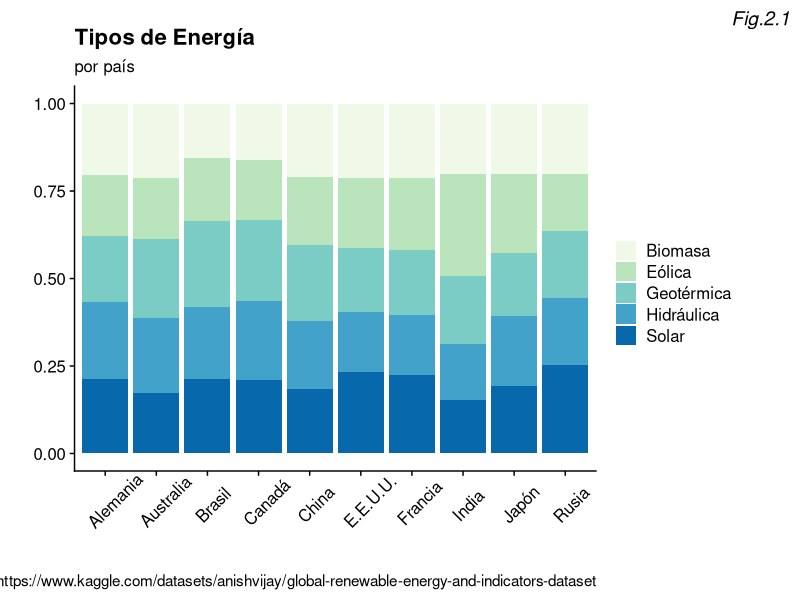
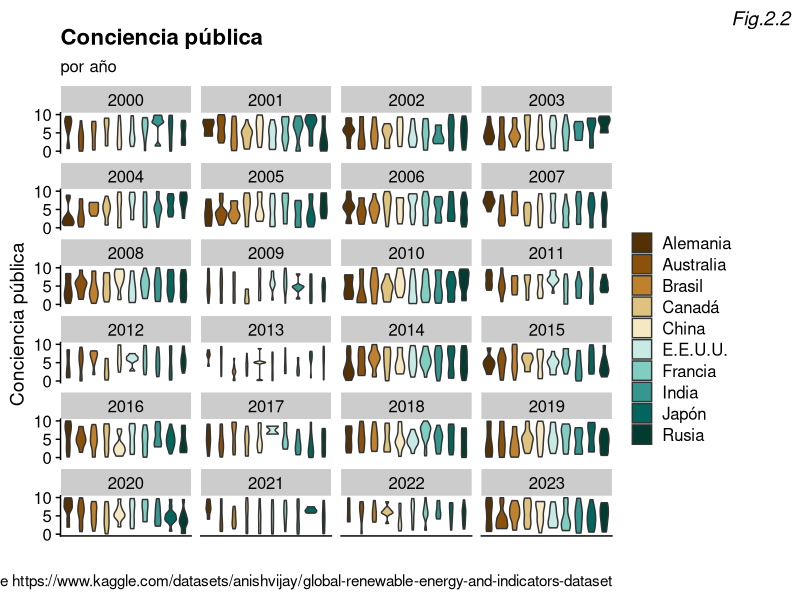
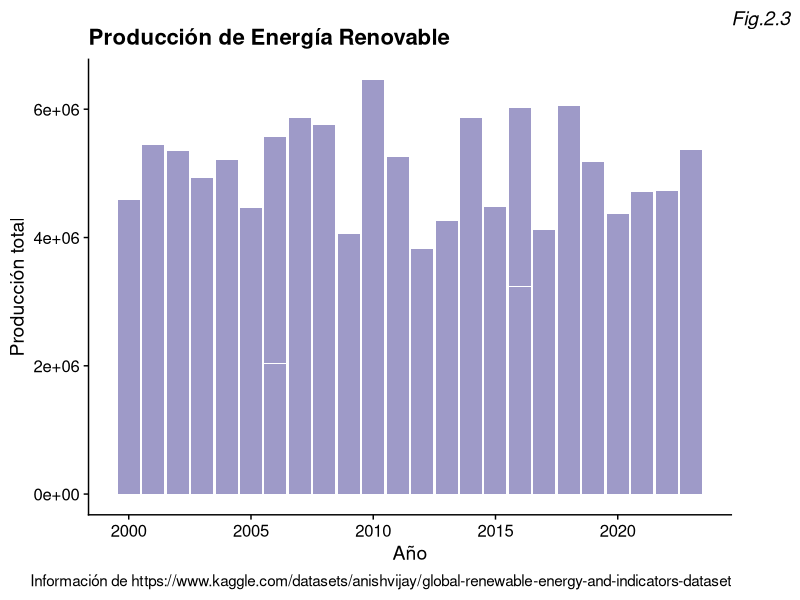
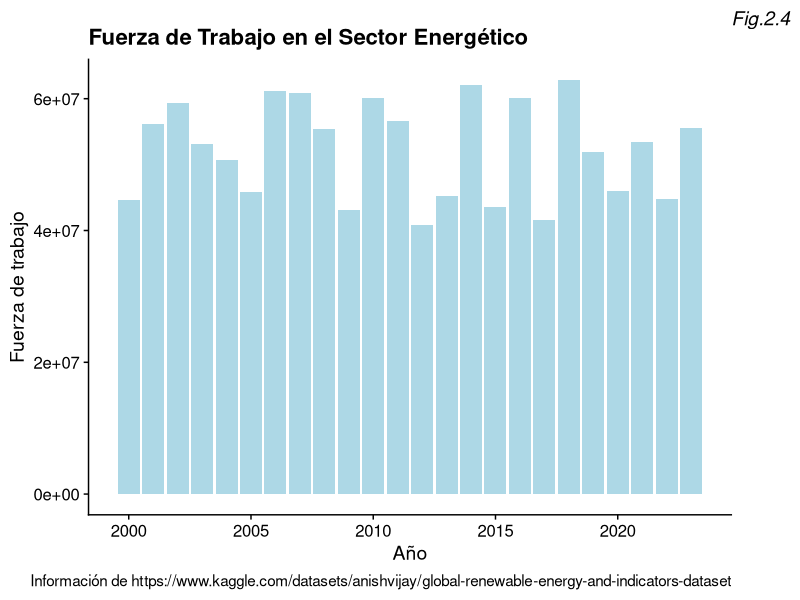
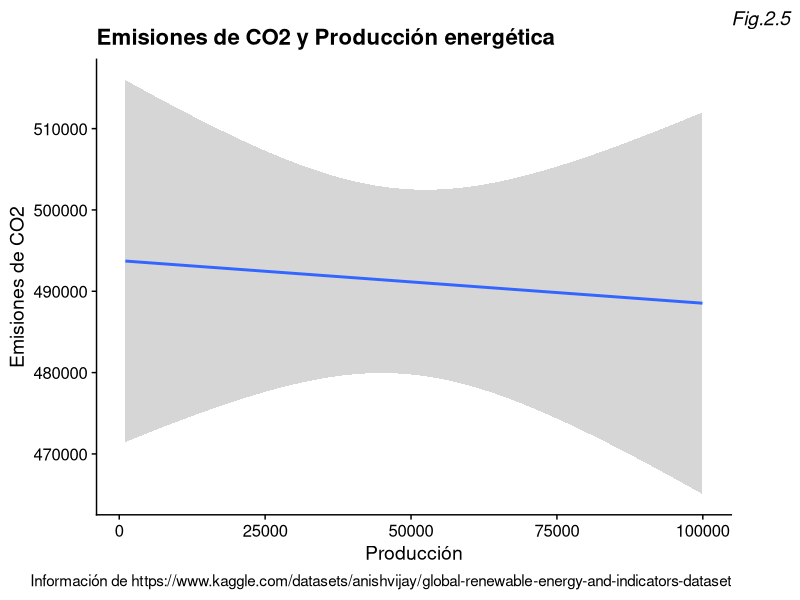
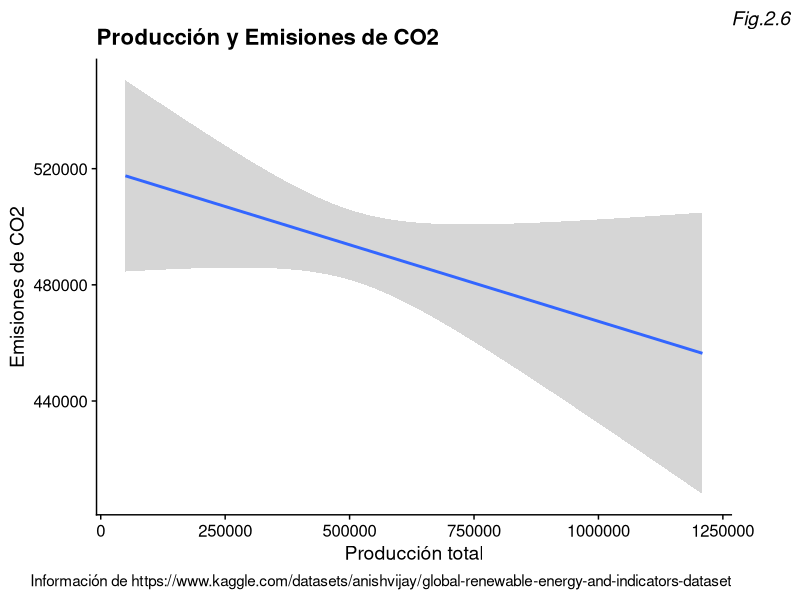
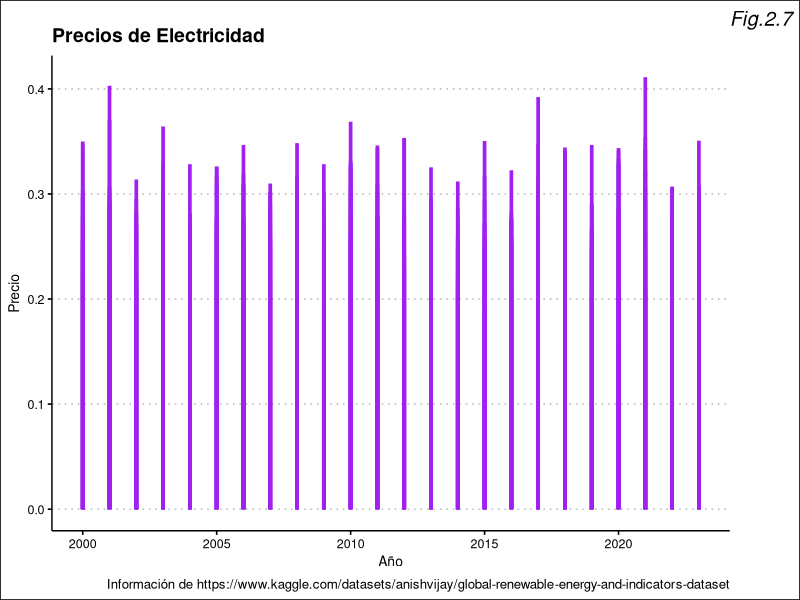
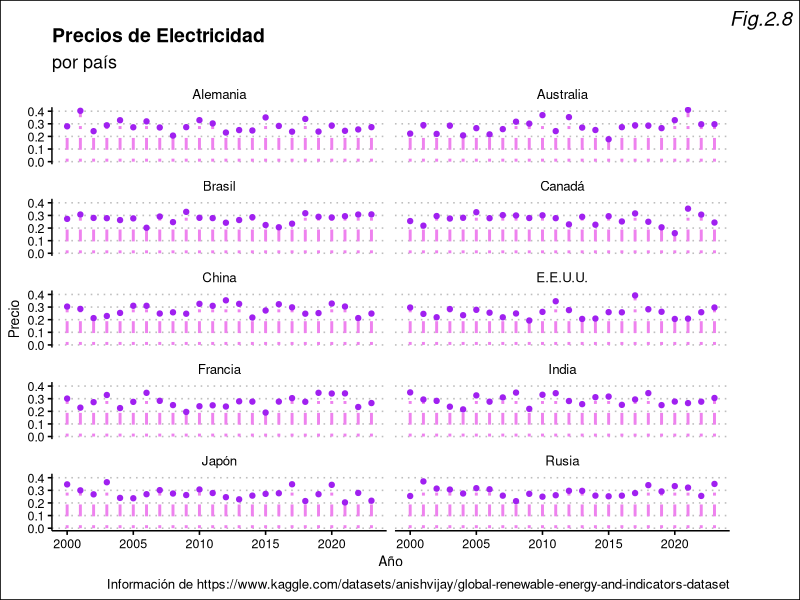

Write R code to recreate these figures, in order.
## ---- chunk 1
library(ggplot2)
library(dplyr)
library(palmerpenguins)
library(ggthemes)
library(knitr)
library(cowplot)
library(tidyr)
library(purrr)
## ---- chunk 2
original <- read.csv("data/complete_renewable_energy_dataset.csv")
df <- original|> mutate(Country = case_when(
  Country == "Brazil"~"Brasil", Country == "Canada" ~ "Canadá", 
  Country == "France"~"Francia", Country == "Germany"~"Alemania", 
  Country == "Japan"~"Japón", Country == "Russia"~"Rusia", 
  Country == "USA"~"E.E.U.U.", Country == "Australia"~"Australia",
  Country == "China"~"China", Country == "India"~"India",
  TRUE~"Other")) %>% mutate(Energy.Type = case_when(
  Energy.Type == "Solar"~"Solar", Energy.Type == "Biomass" ~ "Biomasa", 
  Energy.Type == "Wind"~"Eólica", Energy.Type == "Hydro"~"Hidráulica", 
  Energy.Type == "Geothermal"~"Geotérmica", TRUE~"Other"))
df$Government.Policies <- as.logical(original$Government.Policies)
df$Renewable.Energy.Targets <- as.logical(original$Renewable.Energy.Targets)
df$Energy.Efficiency.Programs <- as.logical(original$Energy.Efficiency.Programs)
df$Energy.Market.Liberalization <- as.logical(original$Energy.Efficiency.Programs)
df$Technology.Transfer.Agreements <- as.logical(original$Technology.Transfer.Agreements)
df$Renewable.Energy.Education.Programs <- as.logical(original$Renewable.Energy.Education.Programs)
df$Natural.Disasters <- as.logical(original$Natural.Disasters)
df$Public.Private.Partnerships.in.Energy <- as.logical(original$Public.Private.Partnerships.in.Energy)
df$Regional.Renewable.Energy.Cooperation <- as.logical(original$Regional.Renewable.Energy.Cooperation)
## ---- chunk 3
most_important <- select(df, c("Country", "Year", "Production..GWh.", "R.D.Expenditure",  "Energy.Storage.Capacity", "Energy.Consumption", "Energy.Imports", "Energy.Exports", "Government.Policies", "Energy.Efficiency.Programs", "Energy.Type", , "CO2.Emissions",  "Investments..USD.", "Public.Awareness", "Educational.Level", "Political.Stability", "Corruption.Perception.Index", "Control.of.Corruption", "Proportion.of.Energy.from.Renewables", "Electricity.Prices", "Renewable.Energy.Education.Programs",  "Energy.Sector.Workforce"))
most_important <- most_important[order(most_important$Year),]
colnames(most_important)
## ---- chunk 4
ggplot(df, aes(x = Country, fill = Energy.Type)) +
  geom_bar(position = "fill") +
  scale_fill_brewer(type = "seq", palette = 4)  +
  labs(
    title = "Tipos de Energía",
    subtitle = "por país",
    x = "",
    y = "",
    fill = "",
    caption= "Información de https://www.kaggle.com/datasets/anishvijay/global-renewable-energy-and-indicators-dataset",
      tag = "Fig.2.1"
  ) +
  cowplot::theme_cowplot() +
  theme(axis.text.x = element_text(angle=45, vjust=.5, hjust=0.3),
        plot.tag.position = "topright",
        plot.tag = element_text(face = "italic"))
## ---- chunk 5
ggplot(df, aes(x=Country, y=Public.Awareness, fill=Country)) + 
  geom_violin() +
  facet_wrap(~Year, ncol = 4) +
  scale_fill_brewer(type = "div", palette = 1) +
  labs(
    title = "Conciencia pública",
    subtitle = "por año",
    x = "",
    y = "Conciencia pública",
    fill = "",
    caption= "Información de https://www.kaggle.com/datasets/anishvijay/global-renewable-energy-and-indicators-dataset",
      tag = "Fig.2.2"
  ) +
  scale_y_continuous(breaks=c(0.0,5.0, 10.0)) +
  theme_cowplot()+
  theme(axis.ticks.x = element_blank(), axis.text.x = element_blank(),
        plot.tag.position = "topright",
        plot.tag = element_text(face = "italic"))
## ---- chunk 6
ggplot(df, aes(x = Year, y = Production..GWh.)) +
  geom_col(fill = "#9e9ac8") +
  labs(
    title = "Producción de Energía Renovable",
    x = "Año",
    y = "Producción total",
    caption= "Información de https://www.kaggle.com/datasets/anishvijay/global-renewable-energy-and-indicators-dataset",
      tag = "Fig.2.3"
  ) +
  theme_cowplot()+
  theme(plot.tag.position = "topright",
        plot.tag = element_text(face = "italic"))
## ---- chunk 7
ggplot(df, aes(x = Year, y = Energy.Sector.Workforce)) +
  geom_col(fill = "lightblue") +
  labs(
    title = "Fuerza de Trabajo en el Sector Energético",
    x = "Año",
    y = "Fuerza de trabajo",
    caption= "Información de https://www.kaggle.com/datasets/anishvijay/global-renewable-energy-and-indicators-dataset",
      tag = "Fig.2.4"
  ) +
  theme_cowplot()+
  theme(plot.tag.position = "topright",
        plot.tag = element_text(face = "italic"))
## ---- chunk 8
ggplot(df, aes(x = Production..GWh., y = CO2.Emissions)) +
  geom_smooth(method = "lm") +
  labs(
    title = "Emisiones de CO2 y Producción energética",
    x = "Producción",
    y = "Emisiones de CO2",
    caption= "Información de https://www.kaggle.com/datasets/anishvijay/global-renewable-energy-and-indicators-dataset",
      tag = "Fig.2.5"
  )+
  theme_cowplot()+
  theme(plot.tag.position = "topright",
        plot.tag = element_text(face = "italic"))
## ---- chunk 9
annual <- df %>% group_by(Year, Country) %>% summarise(avg_electricity_price = mean(Electricity.Prices), avg_production = sum(Production..GWh.), avg_investment = sum(Investments..USD.), avg_CO2_emissions = mean(CO2.Emissions))
annual
## ---- chunk 10
ggplot(annual, aes(x = avg_production, y = avg_CO2_emissions)) +
  geom_smooth(method = "lm") +
   labs(
    title = "Producción y Emisiones de CO2",
    x = "Producción total",
    y = "Emisiones de CO2",
    caption= "Información de https://www.kaggle.com/datasets/anishvijay/global-renewable-energy-and-indicators-dataset",
      tag = "Fig.2.6"
  )+
  theme_cowplot()+
  theme(plot.tag.position = "topright",
        plot.tag = element_text(face = "italic"))
## ---- chunk 11
ggplot(annual, aes(x=Year, y=avg_electricity_price)) +
  geom_segment( aes(x=Year, xend=Year, y=0, yend=avg_electricity_price) , color="purple", lwd = 1.25) +
  labs(
    title = "Precios de Electricidad",
    x = "Año",
    y = "Precio",
    caption= "Información de https://www.kaggle.com/datasets/anishvijay/global-renewable-energy-and-indicators-dataset",
      tag = "Fig.2.7"
  ) +
  theme_clean()+
  theme(plot.tag.position = "topright",
        plot.tag = element_text(face = "italic"))
## ---- chunk 12
ggplot(annual, aes(x=Year, y=avg_electricity_price)) +
  geom_segment( aes(x=Year, xend=Year, y=0, yend=avg_electricity_price) , size=1, color="violet", linetype="dotdash" ) +
  geom_point(color = "purple") +
  facet_wrap(~Country, ncol = 2) +
  labs(
    title = "Precios de Electricidad",
    subtitle = "por país",
    x = "Año",
    y = "Precio",
    caption= "Información de https://www.kaggle.com/datasets/anishvijay/global-renewable-energy-and-indicators-dataset",
      tag = "Fig.2.8"
  ) +
  theme_clean()+
  theme(plot.tag.position = "topright",
        plot.tag = element_text(face = "italic"))
## ---- chunk 13
variables <- data.frame(
  Variable = c(
    "Precios de la electricidad",
    "Producción",
    "Estabilidad Política",
    "Conciencia pública"
  ),
  Importancia = c(
    "La electricidad es un aspecto fundamental para determinar la calidad de vida de las personas, pues permite realizar varias actividades cotidianas, como cocinar o mantener el calor.",
    "Permite visualizar la evolución de los indicadores de bienestar con respecto a los cambios en producción energética; de modo que se pueda concluir el impacto que tiene la energía renovable en la sociedad.",
    "El contexto político de los países está estrechamente relacionado con la calidad de vida de los habitantes; se pretende relacionar dicha estabilidad con la producción de energías renovables.",
    "La aceptación pública es un factor importante en la cantidad de inversión destinada a la producción o desarrollo de energías renovables. La aceptación pública depende de la información disponible al público general, como los programas educativos y su nivel educativo."
  )
)
kable(variables, caption = "Tabla de Variables Relevantes")
## ---- chunk 14
kable(head(most_important, 20), "simple")
## ---- chunk 15
summary(most_important)
## ---- chunk 16
annual <- df %>% group_by(Year, Country) %>% summarise(avg_electricity_price = mean(Electricity.Prices), avg_production = sum(Production..GWh.), avg_investment = sum(Investments..USD.), avg_CO2_emissions = mean(CO2.Emissions))
annual
## ---- chunk 17
ggplot(annual, aes(x = Year, y = avg_electricity_price)) +
  geom_line() +
  facet_wrap(~Country, ncol = 3) +
  labs(
    title = "Precios de Electricidad",
    subtitle = "por país",
    x = "Año",
    y = "Precio",
    caption= "Información de https://www.kaggle.com/datasets/anishvijay/global-renewable-energy-and-indicators-dataset",
      tag = "Fig.2.9"
  )+
  scale_x_continuous(breaks=c(2000, 2010, 2020))+
  theme_clean()+
  theme(plot.tag.position = "topright",
        plot.tag = element_text(face = "italic"))
## ---- chunk 18
ggplot(annual, aes(x = Year, y = avg_production)) +
  geom_line() +
  facet_wrap(~Country, ncol = 3) +
  labs(
    title = "Producción Energética",
    subtitle = "por país",
    x = "Año",
    y = "Producción",
    caption= "Información de https://www.kaggle.com/datasets/anishvijay/global-renewable-energy-and-indicators-dataset",
      tag = "Fig.2.10"
  )+
  scale_x_continuous(breaks=c(2000, 2010, 2020))+
  theme_clean()+
  theme(plot.tag.position = "topright",
        plot.tag = element_text(face = "italic"))
## ---- chunk 19
ggplot(annual, aes(x = avg_production, y = avg_electricity_price))+
  geom_line()+
  facet_wrap(~Country, ncol = 2) +
  labs(
    title = "Producción y Precios de Electricidad",
    subtitle = "por país",
    x = "Producción",
    y = "Precio",
    caption= "Información de https://www.kaggle.com/datasets/anishvijay/global-renewable-energy-and-indicators-dataset",
      tag = "Fig.2.11"
  ) +
  scale_y_continuous(breaks=c(0.20, 0.30, 0.4))+
  scale_x_continuous(breaks=c(0, 625000, 1250000))+
  theme_clean()+
  theme(plot.tag.position = "topright",
        plot.tag = element_text(face = "italic"))
## ---- chunk 20
ggplot(annual, aes(x = Year, y = avg_CO2_emissions)) +
  geom_smooth() +
  facet_wrap(~Country) +
  labs(
    title = "Emisiones Totales de CO2",
    subtitle = "por país",
    x = "Año",
    y = "Emisiones de CO2",
    caption= "Información de https://www.kaggle.com/datasets/anishvijay/global-renewable-energy-and-indicators-dataset",
      tag = "Fig.2.12"
  ) +
  theme_cowplot() +
  scale_y_continuous(breaks=c(3e+05, 5e+05, 7e+05)) +
  scale_x_continuous(breaks = c(2000, 2010, 2020))+
  theme(plot.tag.position = "topright",
        plot.tag = element_text(face = "italic"))
## ---- chunk 21
ggplot(annual, aes(x = avg_production, y = avg_CO2_emissions)) +
  geom_smooth(method = "lm") +
  labs(
    title = "Producción y Emisiones de CO2",
    subtitle = "por país",
    x = "Producción",
    y = "Emisiones de CO2",
    caption= "Información de https://www.kaggle.com/datasets/anishvijay/global-renewable-energy-and-indicators-dataset",
      tag = "Fig.2.13"
  ) +
  facet_wrap(~Country, ncol=2)+
  scale_x_continuous(breaks=c(0, 500000, 1000000))+
  theme_cowplot()+
  theme(plot.tag.position = "topright",
        plot.tag = element_text(face = "italic"))
## ---- chunk 22
ggplot(annual, aes(x = avg_production, y = avg_CO2_emissions)) +
  geom_smooth(method = "lm") +
   labs(
    title = "Producción y Emisiones de CO2",
    x = "Producción total",
    y = "Emisiones de CO2",
    caption= "Información de https://www.kaggle.com/datasets/anishvijay/global-renewable-energy-and-indicators-dataset",
      tag = "Fig.2.6"
  )+
  theme_cowplot()+
  theme(plot.tag.position = "topright",
        plot.tag = element_text(face = "italic"))
## ---- chunk 23
ggplot(annual, aes(x=Year, y=avg_electricity_price)) +
  geom_segment( aes(x=Year, xend=Year, y=0, yend=avg_electricity_price) , color="purple", lwd = 1.25) +
  labs(
    title = "Precios de Electricidad",
    x = "Año",
    y = "Precio",
    caption= "Información de https://www.kaggle.com/datasets/anishvijay/global-renewable-energy-and-indicators-dataset",
      tag = "Fig.2.7"
  ) +
  theme_clean()+
  theme(plot.tag.position = "topright",
        plot.tag = element_text(face = "italic"))
## ---- chunk 24
ggplot(annual, aes(x=Year, y=avg_electricity_price)) +
  geom_segment( aes(x=Year, xend=Year, y=0, yend=avg_electricity_price) , size=1, color="violet", linetype="dotdash" ) +
  geom_point(color = "purple") +
  facet_wrap(~Country, ncol = 2) +
  labs(
    title = "Precios de Electricidad",
    subtitle = "por país",
    x = "Año",
    y = "Precio",
    caption= "Información de https://www.kaggle.com/datasets/anishvijay/global-renewable-energy-and-indicators-dataset",
      tag = "Fig.2.8"
  ) +
  theme_clean()+
  theme(plot.tag.position = "topright",
        plot.tag = element_text(face = "italic"))
